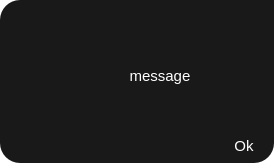
<?xml version="1.0" encoding="UTF-8"?>
<ui version="4.0">
 <class>Dialog</class>
 <widget class="QDialog" name="Dialog">
  <property name="geometry">
   <rect>
    <x>0</x>
    <y>0</y>
    <width>274</width>
    <height>163</height>
   </rect>
  </property>
  <property name="windowTitle">
   <string>Dialog</string>
  </property>
  <property name="styleSheet">
   <string notr="true">*{
background-color:transparent;
background:transparent;
	border:none;
padding:0;
margin:0;
color:#fff;
}

#widget{
background-color:rgba(20,20,20,250);
border-radius:20px;
border-top-right-radius:0px;
}

#okBtn:hover{
background-color:rgb(104, 102, 122);
border-bottom-right-radius:20px;
}

</string>
  </property>
  <layout class="QVBoxLayout" name="verticalLayout">
   <property name="spacing">
    <number>0</number>
   </property>
   <property name="leftMargin">
    <number>0</number>
   </property>
   <property name="topMargin">
    <number>0</number>
   </property>
   <property name="rightMargin">
    <number>0</number>
   </property>
   <property name="bottomMargin">
    <number>0</number>
   </property>
   <item>
    <widget class="QWidget" name="widget" native="true">
     <layout class="QVBoxLayout" name="verticalLayout_2">
      <property name="spacing">
       <number>0</number>
      </property>
      <property name="leftMargin">
       <number>0</number>
      </property>
      <property name="topMargin">
       <number>0</number>
      </property>
      <property name="rightMargin">
       <number>0</number>
      </property>
      <property name="bottomMargin">
       <number>0</number>
      </property>
      <item>
       <widget class="QFrame" name="frame">
        <property name="frameShape">
         <enum>QFrame::StyledPanel</enum>
        </property>
        <property name="frameShadow">
         <enum>QFrame::Raised</enum>
        </property>
        <layout class="QHBoxLayout" name="horizontalLayout">
         <property name="spacing">
          <number>0</number>
         </property>
         <property name="leftMargin">
          <number>0</number>
         </property>
         <property name="topMargin">
          <number>0</number>
         </property>
         <property name="rightMargin">
          <number>0</number>
         </property>
         <property name="bottomMargin">
          <number>0</number>
         </property>
         <item alignment="Qt::AlignRight">
          <widget class="QPushButton" name="closeMessageBtn">
           <property name="minimumSize">
            <size>
             <width>24</width>
             <height>24</height>
            </size>
           </property>
           <property name="maximumSize">
            <size>
             <width>24</width>
             <height>24</height>
            </size>
           </property>
           <property name="cursor">
            <cursorShape>PointingHandCursor</cursorShape>
           </property>
           <property name="text">
            <string/>
           </property>
           <property name="icon">
            <iconset>
             <normaloff>../images/x.svg</normaloff>../images/x.svg</iconset>
           </property>
           <property name="iconSize">
            <size>
             <width>24</width>
             <height>24</height>
            </size>
           </property>
          </widget>
         </item>
        </layout>
       </widget>
      </item>
      <item>
       <widget class="QFrame" name="frame_2">
        <property name="frameShape">
         <enum>QFrame::StyledPanel</enum>
        </property>
        <property name="frameShadow">
         <enum>QFrame::Raised</enum>
        </property>
        <layout class="QHBoxLayout" name="horizontalLayout_3">
         <item>
          <widget class="QLabel" name="label">
           <property name="minimumSize">
            <size>
             <width>40</width>
             <height>40</height>
            </size>
           </property>
           <property name="maximumSize">
            <size>
             <width>40</width>
             <height>40</height>
            </size>
           </property>
           <property name="text">
            <string/>
           </property>
           <property name="pixmap">
            <pixmap>../images/alert_triangle_white.png</pixmap>
           </property>
           <property name="scaledContents">
            <bool>true</bool>
           </property>
          </widget>
         </item>
         <item>
          <widget class="QLabel" name="messageLbl">
           <property name="sizePolicy">
            <sizepolicy hsizetype="Preferred" vsizetype="Expanding">
             <horstretch>0</horstretch>
             <verstretch>0</verstretch>
            </sizepolicy>
           </property>
           <property name="font">
            <font>
             <pointsize>11</pointsize>
            </font>
           </property>
           <property name="text">
            <string>message</string>
           </property>
           <property name="alignment">
            <set>Qt::AlignCenter</set>
           </property>
          </widget>
         </item>
        </layout>
       </widget>
      </item>
      <item alignment="Qt::AlignRight|Qt::AlignBottom">
       <widget class="QFrame" name="frame_3">
        <property name="frameShape">
         <enum>QFrame::StyledPanel</enum>
        </property>
        <property name="frameShadow">
         <enum>QFrame::Raised</enum>
        </property>
        <layout class="QHBoxLayout" name="horizontalLayout_2">
         <property name="spacing">
          <number>0</number>
         </property>
         <property name="leftMargin">
          <number>0</number>
         </property>
         <property name="topMargin">
          <number>0</number>
         </property>
         <property name="rightMargin">
          <number>0</number>
         </property>
         <property name="bottomMargin">
          <number>0</number>
         </property>
         <item>
          <widget class="QPushButton" name="okBtn">
           <property name="minimumSize">
            <size>
             <width>60</width>
             <height>35</height>
            </size>
           </property>
           <property name="font">
            <font>
             <pointsize>11</pointsize>
            </font>
           </property>
           <property name="cursor">
            <cursorShape>PointingHandCursor</cursorShape>
           </property>
           <property name="text">
            <string>Ok</string>
           </property>
          </widget>
         </item>
        </layout>
       </widget>
      </item>
     </layout>
    </widget>
   </item>
  </layout>
 </widget>
 <resources/>
 <connections/>
</ui>
